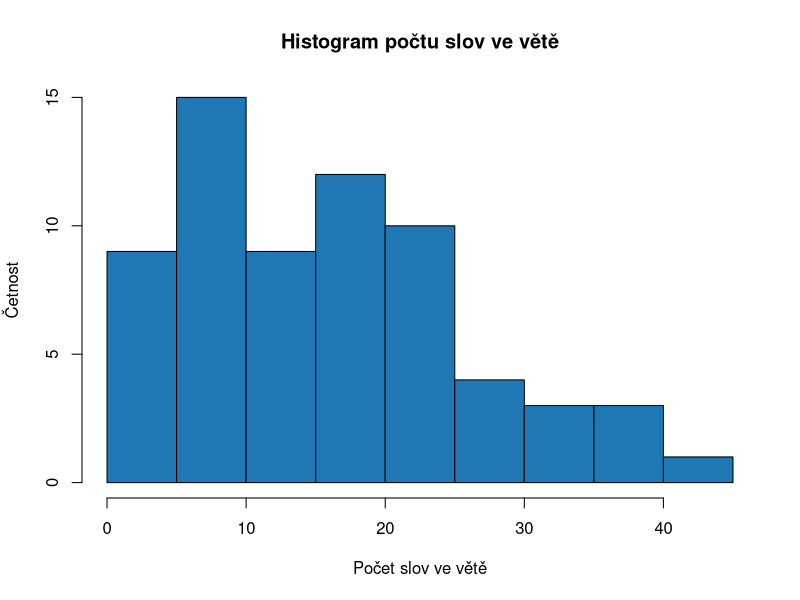
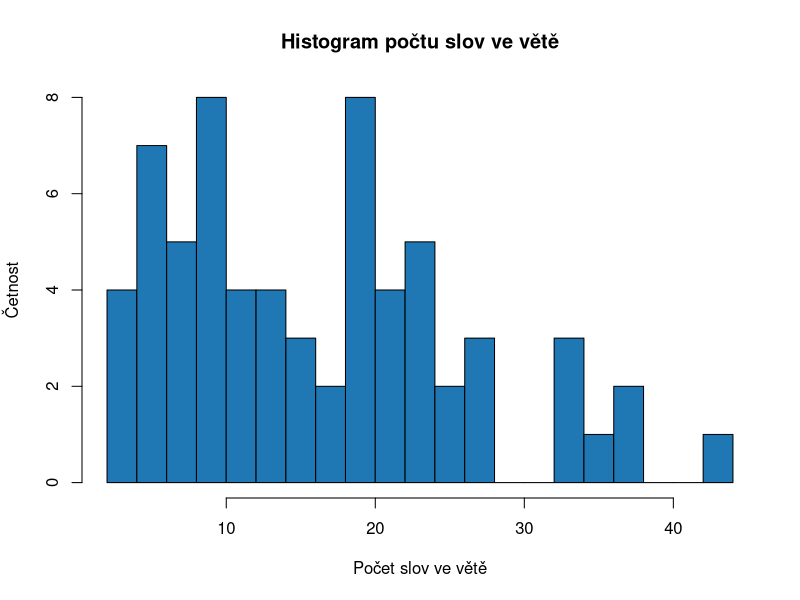
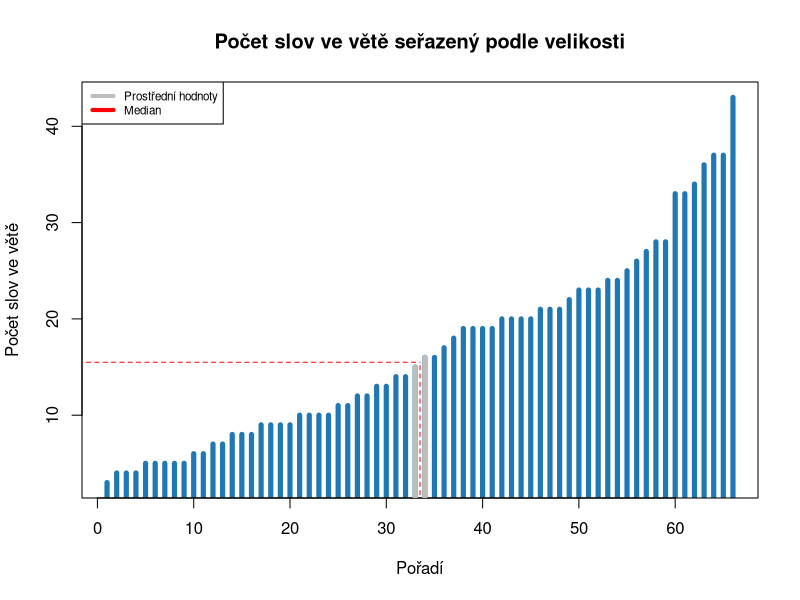
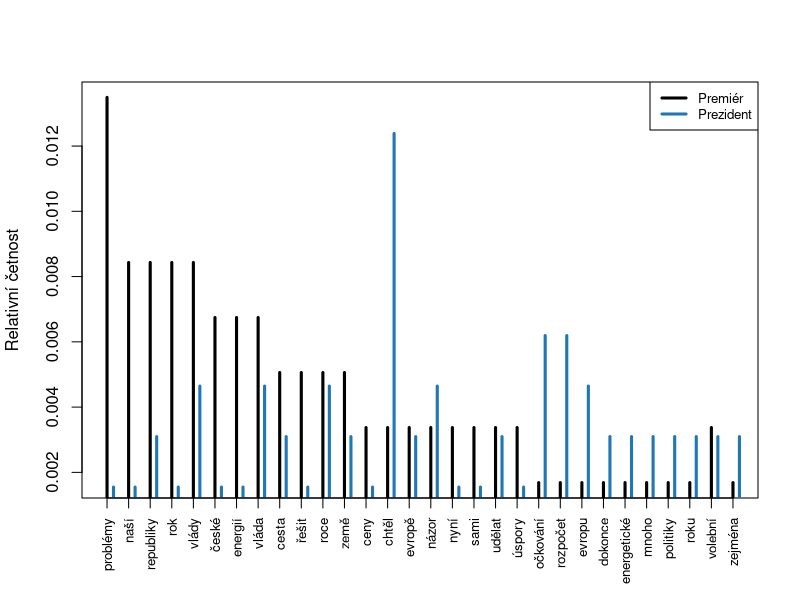
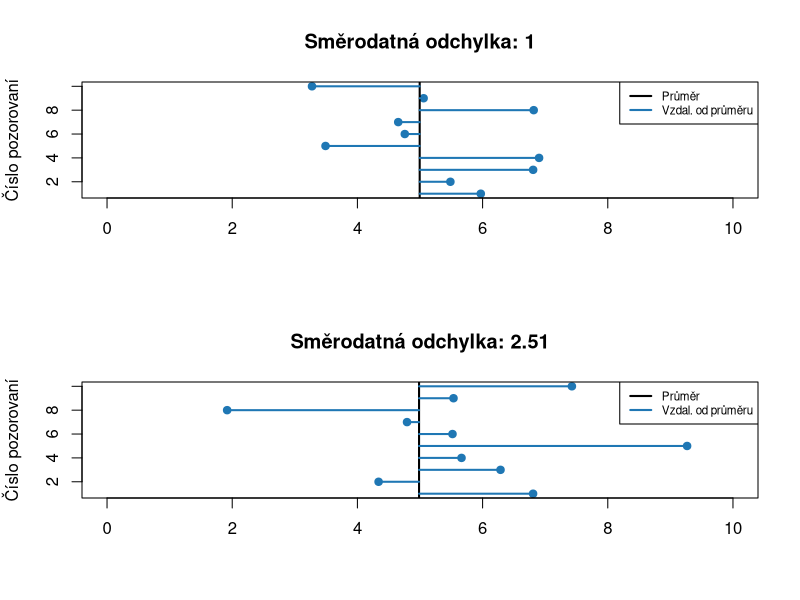
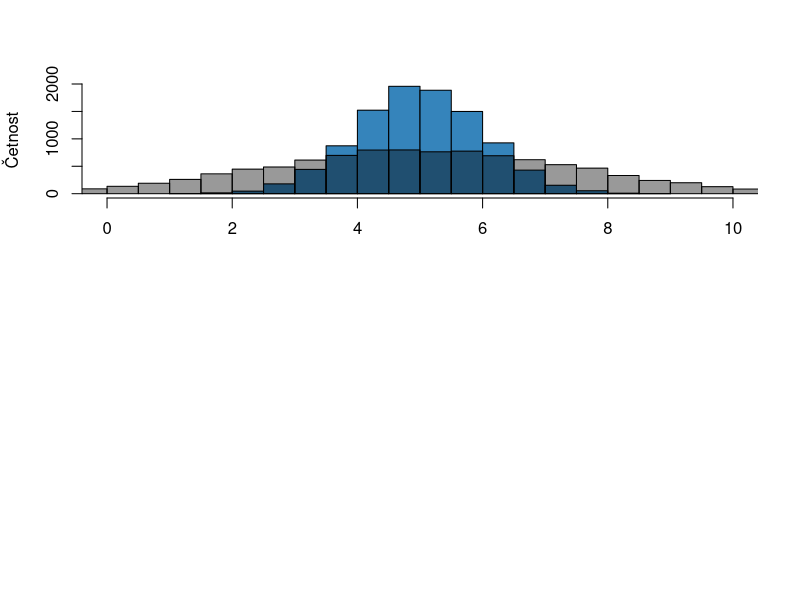

Write the R code that produced these figures, in order.
## ---- chunk 1
prezident <- readLines("../dats/prezident.txt", encoding = "UTF-8")
## ---- chunk 2
vycistit_text <- function(.text) {
  # vse malym pismem
  .text <- tolower(.text)

  # odstranime prazdne radky
  .text <- .text[.text != ""]

  # odstranime carky
  .text <- gsub(pattern = ",", replacement = "", x = .text)

  # rozdelit na vety, pokud najdeme "." nebo "!" nebo "?"
  .text <- unlist(strsplit(.text, split = "\\.|\\!|\\?"))

  # vymazeme mezery na zacatku a konci
  .text <- trimws(.text, which = c("left"))
  .text <- trimws(.text, which = c("right"))

  # odstranime prazdne prvky, ktere vznikly protoze po tecce neni zadny text
  .text <- .text[.text != ""]

  # rozdelime na slova
  slova <- list()
  for (i in 1:length(.text)) {
    slova[[i]] <- unlist(strsplit(.text[i], split = " "))
  }
  return(slova)
}
## ---- chunk 3
prezident_clean <- vycistit_text(prezident)
## ---- chunk 4
# nejprve prevedeme list na vekor
slova <- unlist(prezident_clean)
tabulka_slov <- table(slova)
## ---- chunk 5
tabulka_slov_serazena <- sort(tabulka_slov, decreasing = TRUE)
## ---- chunk 6
pocet_slov <- sapply(prezident_clean, length)
## ---- chunk 7
hist(pocet_slov, 
     col = "#1f77b4", 
     xlab = "Počet slov ve větě", ylab = "Četnost", 
     main = "Histogram počtu slov ve větě")
## ---- chunk 8
hist(pocet_slov, 
     col = "#1f77b4", 
     xlab = "Počet slov ve větě", ylab = "Četnost", 
     main = "Histogram počtu slov ve větě",
     breaks = 15)
## ---- chunk 9
n <- length(pocet_slov)
# protoze mame sudy pocet slov vypocitame prumer dvou prostrednich hodnot
i1 <- n / 2
i2 <- i1 + 1
.median <- mean(pocet_slov[c(i1, i2)])
# nebo pomoci funkce median(pocet_slov)
## ---- chunk 10
plot(1:n,
  sort(pocet_slov),
  col = "#1f77b4",
  ylab = "Počet slov ve větě", xlab = "Pořadí", main = "Počet slov ve větě seřazený podle velikosti",
  type = "h",
  lwd = 5
)
# pridame prostredni hodnoty
lines(i1, pocet_slov[i1], col = "grey", type = "h", lwd = 5)
lines(i2, pocet_slov[i2], col = "grey", type = "h", lwd = 5)

# pridame median
lines(mean(c(i1, i2)), .median, col = "red", type = "h", lwd = 1, lty = 2)
lines(c(-2, mean(c(i1, i2))), c(.median, .median), col = "red", type = "l", lwd = 1, lty = 2)
legend("topleft",
  col = c("grey", "red"),
  lwd = c(4, 4),
  legend = c("Prostřední hodnoty", "Median"),
  cex = 0.7
)
## ---- chunk 11
sum(pocet_slov) / length(pocet_slov)
## ---- chunk 12
w <- 1:length(pocet_slov)
sum(w * pocet_slov) / sum(w)
## ---- chunk 13
# nacteme text projevu premiera
premier <- readLines("../dats/vlada.txt")
premier_clean <- vycistit_text(premier)

# extrahujeme slova z vet do vektoru
slova_premier <- unlist(premier_clean)

# nacteme a odstranime stopwords
stopwords <- readLines("../dats/stopwords.txt", encoding = "UTF-8")

# vybereme pouze slova, ktera nejsou ve stopwords
slova_premier <- slova_premier[!slova_premier %in% stopwords]
slova <- slova[!slova %in% stopwords]

# vypocitame absolutni cetnost slov
cetnost_premier <- table(slova_premier) 
cetnost_prezident <- table(slova)

# vypocitame relativni cetnost
cetnost_premier <- cetnost_premier / sum(cetnost_premier)
cetnost_prezident <- cetnost_prezident / sum(cetnost_prezident)

# vypocitame relativni cetnost

# ted slouzime obe tabulky 
rel_cetnost <- merge(data.frame(cetnost_premier), 
                     data.frame(cetnost_prezident), 
                     by.x = "slova_premier", by.y = "slova")
# prejmenuje sloupce, aby davaly vice smysl
colnames(rel_cetnost) <- c("slova", "premier", "prezident")
head(rel_cetnost)

# vybereme nejcastejsich 20 slov pro každého 
top_premier <- order(rel_cetnost$premier, decreasing = TRUE)[1:20]
top_prezident <-order(rel_cetnost$prezident, decreasing = TRUE)[1:20]
# vyfiltrujeme 
top_index <- unique(c(top_premier, top_prezident))
rel_cetnost_top <- rel_cetnost[top_index, ]
## ---- chunk 14
x <- 1:nrow(rel_cetnost_top)
plot(x,
     rel_cetnost_top$premier, 
     type = "h",
     xaxt = "n",
     xlab = "",
     ylab = "Relativní četnost",
     col = "black", lwd = 3)
lines(x+0.3,
      rel_cetnost_top$prezident, 
      type = "h",
      col = "#1f77b4", lwd = 3)
axis(1, at=x, labels=rel_cetnost_top$slova, las = 3, cex.axis = 0.8)
legend("topright", legend = c("Premiér", "Prezident"), col = c("black", "#1f77b4"), lwd = c(3,3), cex = 0.8)
## ---- chunk 15
n <- length(pocet_slov)
rozptyl <- sum((pocet_slov - mean(pocet_slov))^2) / n
# nebo v R pomoci var

smerodatna_odchylka <- sqrt(rozptyl)
# nebo v R pomoci sd
## ---- chunk 16
par(mfrow = c(2, 1))
x <- rnorm(1e4, mean = 5, sd = 1)
prumer <- mean(x)
n <- seq(1, 10) 
smerodatna_odchylka <- sd(x)
 
# prvni graf
plot(x[n], n, 
     main = paste0("Směrodatná odchylka: ", round(smerodatna_odchylka, 2)),
     xlim = c(0,10), 
     xlab = "", ylab = "Číslo pozorovaní", 
     pch = 19,
     col = "#1f77b4")
abline(v = prumer, col = "black", lwd = 2)
for(i in n) {
	lines(c(prumer, x[i]), c(i,i), col = "#1f77b4", lwd = 2)
}
legend("topright", 
        legend = c("Průměr", "Vzdal. od průměru"), 
       col = c("black", "#1f77b4"), 
       lwd = c(2,2), cex = 0.7)

# druhy graf
x2 <- rnorm(1e4, mean = 5, sd = 2.5)
prumer <- mean(x2)
smerodatna_odchylka <- sd(x2)

plot(x2[n], n, 
     main = paste0("Směrodatná odchylka: ", round(smerodatna_odchylka, 2)),
     xlim = c(0,10), 
     xlab = "", ylab = "Číslo pozorovaní", 
     pch = 19,
     col = "#1f77b4")
abline(v = prumer, col = "black", lwd = 2)
for(i in n) {
	lines(c(prumer, x2[i]), c(i,i), col = "#1f77b4",lwd = 2)
}
legend("topright", 
       legend = c("Průměr", "Vzdal. od průměru"), 
       col = c("black", "#1f77b4"), 
       lwd = c(2,2), cex = 0.7)
## ---- chunk 17
hist(x, 
     col = adjustcolor("#1f77b4", 0.9), 
     breaks = 20, 
     xlab = "", ylab = "Četnost", main = "",
     xlim = c(0,10))
hist(x2, 
     col = adjustcolor("black", 0.4), 
     breaks = 40, 
     add = TRUE)
## ---- chunk 18
kvartil <- quantile(pocet_slov, prob = c(0.25, 0.5, 0.75))
kvartil
